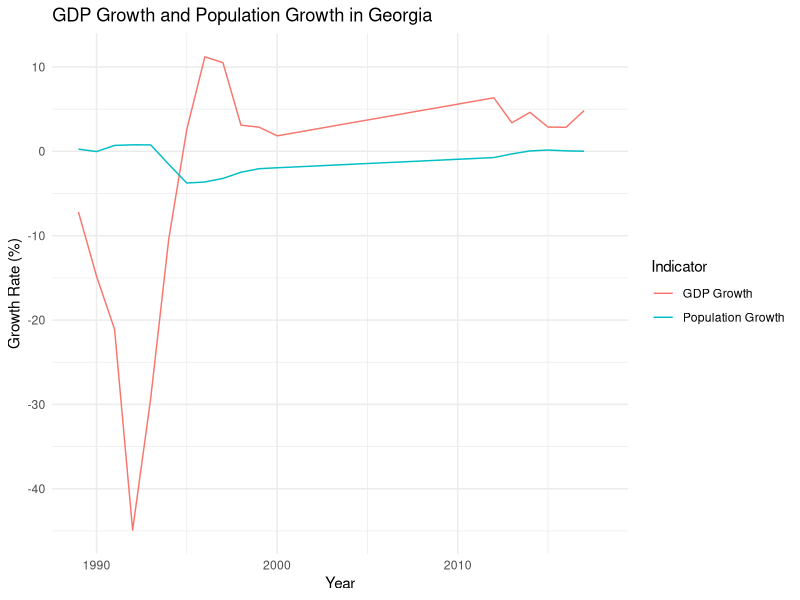
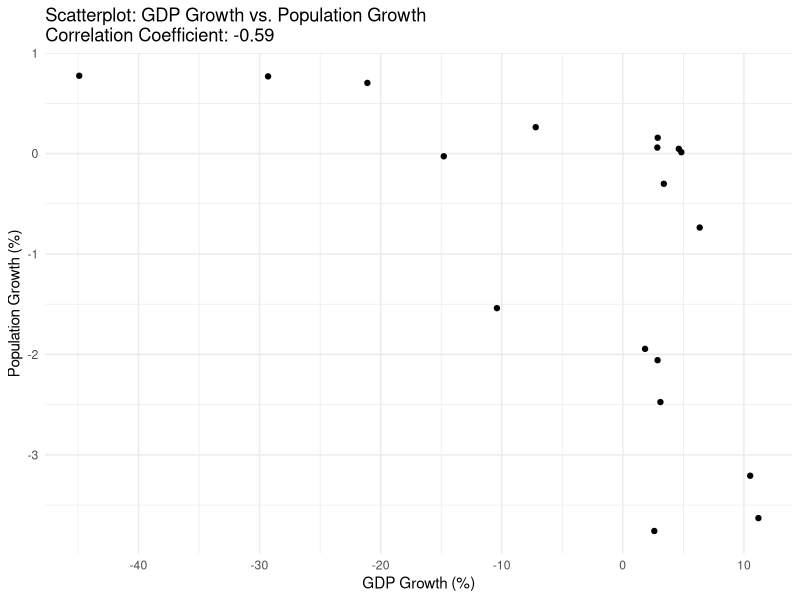
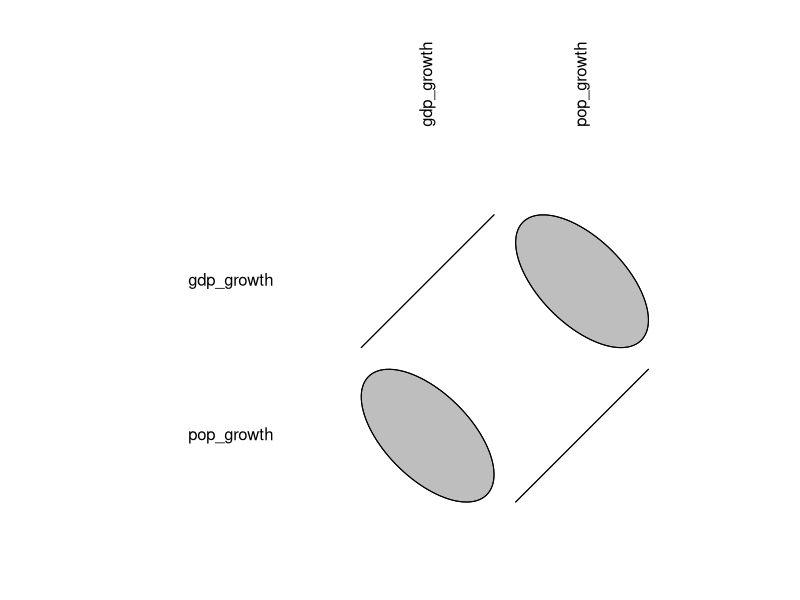
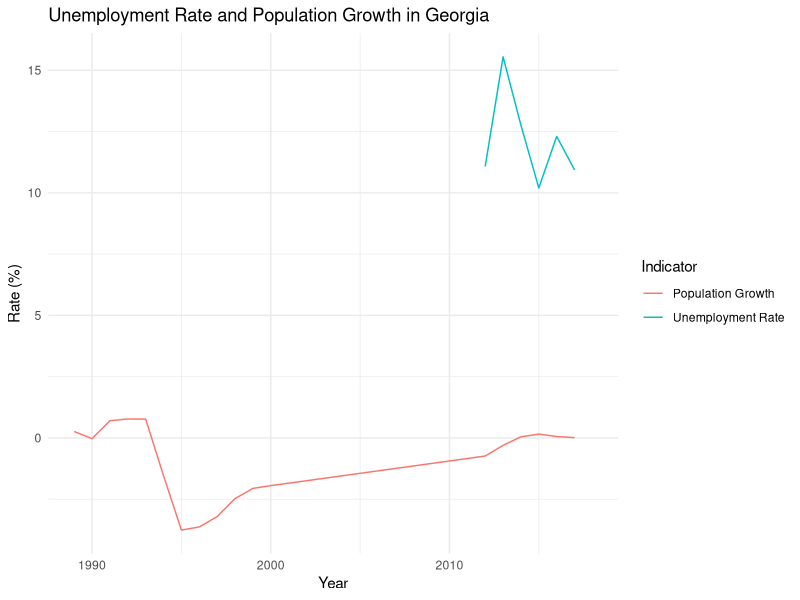
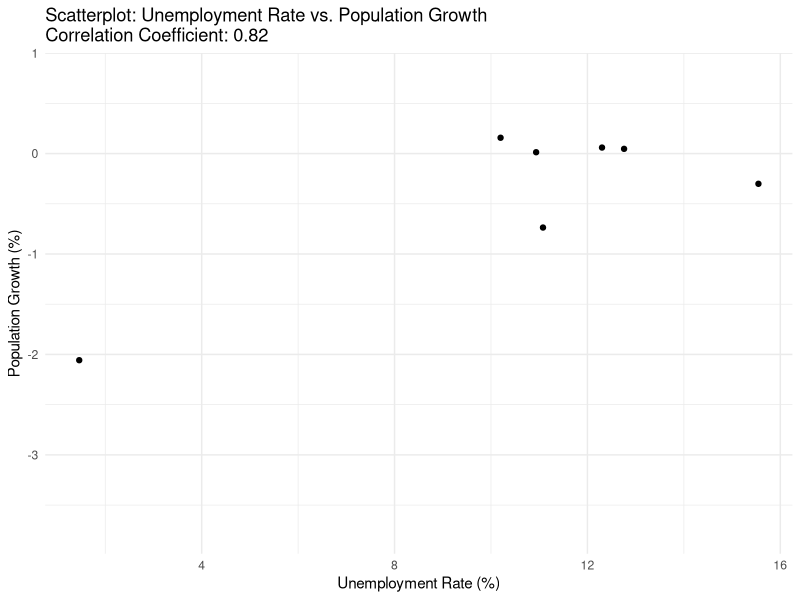
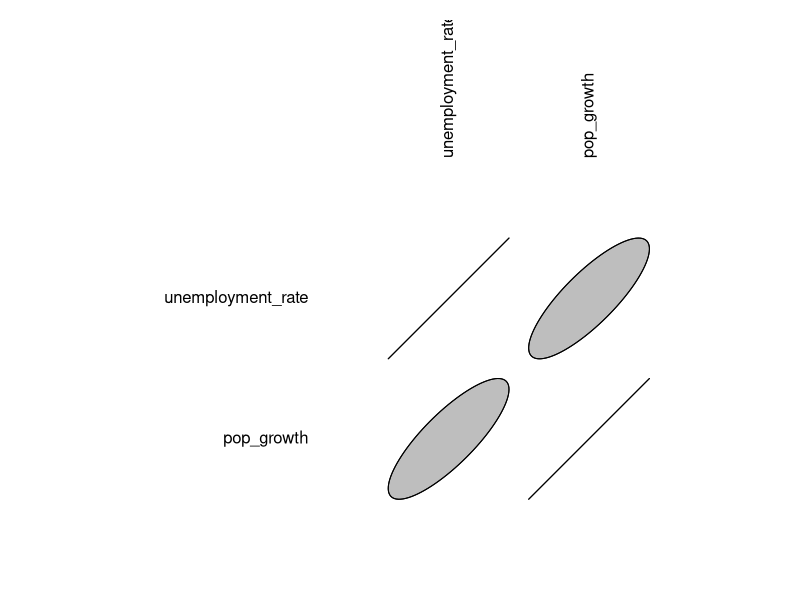
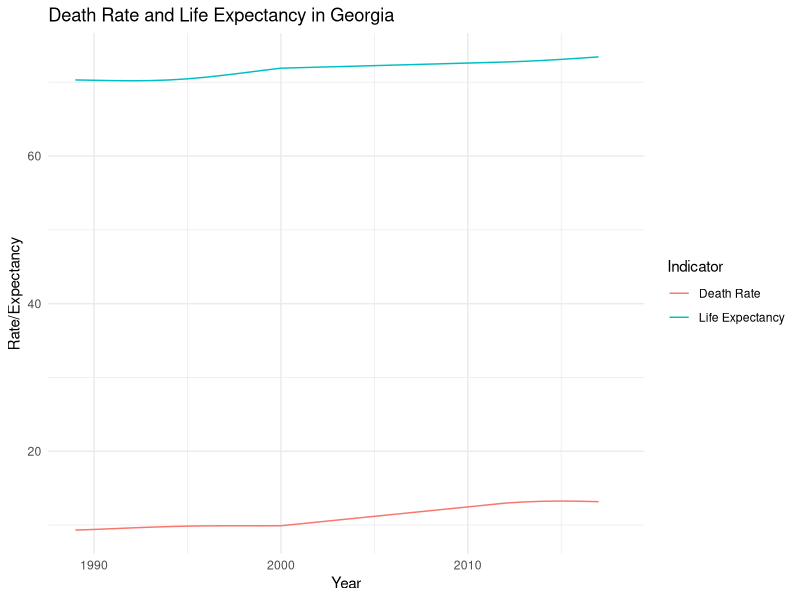
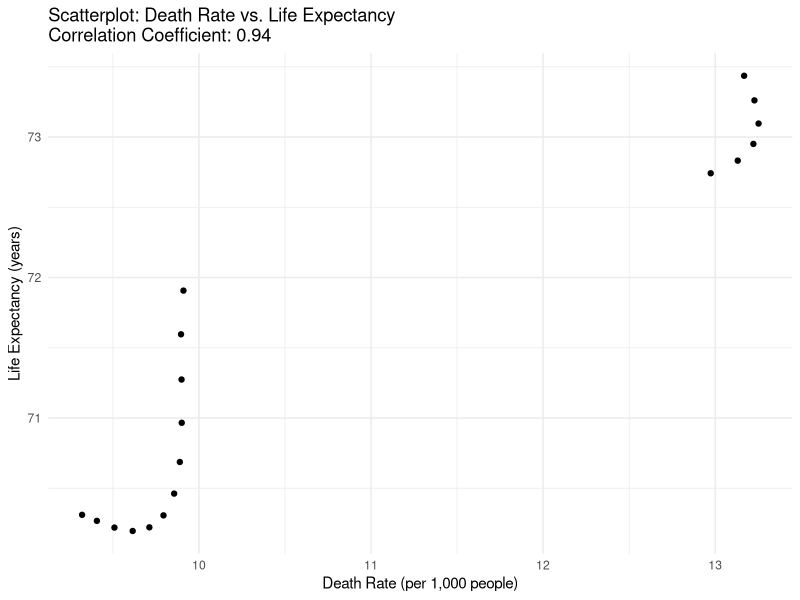

The R source for these figures, in order:
library(readr)
library(dplyr)
library(ggplot2)
library(tidyr)
library(stringr)
library(tidyverse)
library(ellipse)
library(corrplot)


# Read the dataset
data <- read.csv("BD_Labs/Lab8/wb_georgia.csv")

# Clean the data
data <- data %>%
	rename(
		year_1989 = `X1989..YR1989.`,
		year_1990 = `X1990..YR1990.`,
		year_1991 = `X1991..YR1991.`,
		year_1992 = `X1992..YR1992.`,
		year_1993 = `X1993..YR1993.`,
		year_1994 = `X1994..YR1994.`,
		year_1995 = `X1995..YR1995.`,
		year_1996 = `X1996..YR1996.`,
		year_1997 = `X1997..YR1997.`,
		year_1998 = `X1998..YR1998.`,
		year_1999 = `X1999..YR1999.`,
		year_2000 = `X2000..YR2000.`,
		year_2012 = `X2012..YR2012.`,
		year_2013 = `X2013..YR2013.`,
		year_2014 = `X2014..YR2014.`,
		year_2015 = `X2015..YR2015.`,
		year_2016 = `X2016..YR2016.`,
		year_2017 = `X2017..YR2017.`,
		year_2018 = `X2018..YR2018.`) %>%
	select(-Country.Code)

# Reshape the data
data_long <- data %>%
	pivot_longer(cols = starts_with("year"),
				 names_to = "year",
				 values_to = "value") %>%
	mutate(year = as.integer(str_remove(year, "year_")))

gdp_growth_data <- data_long %>%
	filter(Series.Name == "GDP growth (annual %)")

pop_growth_data <- data_long %>%
	filter(Series.Name == "Population growth (annual %)")

gdp_pop_growth <- inner_join(gdp_growth_data, pop_growth_data, by = c("Country.Name", "year")) %>%
	rename(gdp_growth = value.x,
		   pop_growth = value.y)

gdp_pop_growth$gdp_growth <- as.numeric(gdp_pop_growth$gdp_growth)
gdp_pop_growth$pop_growth <- as.numeric(gdp_pop_growth$pop_growth)

gdp_pop_growth <- gdp_pop_growth %>%
	arrange(gdp_growth)

# Plot GDP growth and population growth
ggplot(gdp_pop_growth, aes(x = year)) +
	geom_line(aes(y = gdp_growth, color = "GDP Growth", group = 1)) +
	geom_line(aes(y = pop_growth, color = "Population Growth", group = 1)) +
	labs(title = "GDP Growth and Population Growth in Georgia",
		 x = "Year",
		 y = "Growth Rate (%)",
		 color = "Indicator") +
	theme_minimal()

# Calculate the correlation coefficient
correlation_coefficient <- cor(gdp_pop_growth$gdp_growth, gdp_pop_growth$pop_growth, use = "complete.obs")

# Create a scatterplot of unemployment rate vs. population growth
ggplot(gdp_pop_growth, aes(x = gdp_growth, y = pop_growth)) +
    geom_point() +
    labs(title = paste("Scatterplot: GDP Growth vs. Population Growth\nCorrelation Coefficient:", round(correlation_coefficient, 2)),
         x = "GDP Growth (%)",
         y = "Population Growth (%)") +
    theme_minimal()

# Calculate the correlation matrix
correlation_matrix <- cor(gdp_pop_growth[, c("gdp_growth", "pop_growth")], use = "complete.obs")

# Plot the correlation matrix using plotcorr()
plotcorr(correlation_matrix, mar = c(1, 1, 1, 1))

unemployment_data <- data_long %>%
	filter(Series.Name == "Unemployment with basic education (% of total labor force with basic education)")

pop_growth_data <- data_long %>%
	filter(Series.Name == "Population growth (annual %)")

# Join unemployment data with population growth data
unemployment_pop_growth <- inner_join(unemployment_data, pop_growth_data, by = c("Country.Name", "year")) %>%
	rename(unemployment_rate = value.x,
		   pop_growth = value.y)

unemployment_pop_growth$unemployment_rate <- as.numeric(unemployment_pop_growth$unemployment_rate)
unemployment_pop_growth$pop_growth <- as.numeric(unemployment_pop_growth$pop_growth)

unemployment_pop_growth <- unemployment_pop_growth %>%
	arrange(unemployment_rate)

# Plot unemployment rate and population growth
ggplot(unemployment_pop_growth, aes(x = year)) +
	geom_line(aes(y = unemployment_rate, color = "Unemployment Rate", group = 1)) +
	geom_line(aes(y = pop_growth, color = "Population Growth", group = 1)) +
	labs(title = "Unemployment Rate and Population Growth in Georgia",
		 x = "Year",
		 y = "Rate (%)",
		 color = "Indicator") +
	theme_minimal()

# Calculate the correlation coefficient
correlation_coefficient <- cor(unemployment_pop_growth$unemployment_rate, unemployment_pop_growth$pop_growth, use = "complete.obs")

# Create a scatterplot of unemployment rate vs. population growth
ggplot(unemployment_pop_growth, aes(x = unemployment_rate, y = pop_growth)) +
    geom_point() +
    labs(title = paste("Scatterplot: Unemployment Rate vs. Population Growth\nCorrelation Coefficient:", round(correlation_coefficient, 2)),
         x = "Unemployment Rate (%)",
         y = "Population Growth (%)") +
    theme_minimal()

# Calculate the correlation matrix
correlation_matrix <- cor(unemployment_pop_growth[, c("unemployment_rate", "pop_growth")], use = "complete.obs")

# Plot the correlation matrix using plotcorr()
plotcorr(correlation_matrix, mar = c(1, 1, 1, 1))


################
death_rate_data <- data_long %>%
	filter(Series.Name == "Death rate, crude (per 1,000 people)")

life_expectancy_data <- data_long %>%
	filter(Series.Name == "Life expectancy at birth, total (years)")

health_exp_data <- data_long %>%
	filter(Series.Name == "Domestic general government health expenditure per capita (current US$)")

# Join death rate data with life expectancy data
death_rate_life_expectancy <- inner_join(death_rate_data, life_expectancy_data, by = c("Country.Name", "year")) %>%
  rename(death_rate = value.x,
         life_expectancy = value.y)

death_rate_life_expectancy$death_rate <- as.numeric(death_rate_life_expectancy$death_rate)
death_rate_life_expectancy$life_expectancy <- as.numeric(death_rate_life_expectancy$life_expectancy)

death_rate_life_expectancy <- death_rate_life_expectancy %>%
  arrange(death_rate)

# Plot death rate and life expectancy
ggplot(death_rate_life_expectancy, aes(x = year)) +
  geom_line(aes(y = death_rate, color = "Death Rate", group = 1)) +
  geom_line(aes(y = life_expectancy, color = "Life Expectancy", group = 1)) +
  labs(title = "Death Rate and Life Expectancy in Georgia",
       x = "Year",
       y = "Rate/Expectancy",
       color = "Indicator") +
  theme_minimal()

# Calculate the correlation coefficient
correlation_coefficient <- cor(death_rate_life_expectancy$death_rate, death_rate_life_expectancy$life_expectancy, use = "complete.obs")

# Create a scatterplot of death rate vs. life expectancy
ggplot(death_rate_life_expectancy, aes(x = death_rate, y = life_expectancy)) +
  geom_point() +
  labs(title = paste("Scatterplot: Death Rate vs. Life Expectancy\nCorrelation Coefficient:", round(correlation_coefficient, 2)),
       x = "Death Rate (per 1,000 people)",
       y = "Life Expectancy (years)") +
  theme_minimal()

# Calculate the correlation matrix
correlation_matrix <- cor(death_rate_life_expectancy[, c("death_rate", "life_expectancy")], use = "complete.obs")

# Plot the correlation matrix using plotcorr()
plotcorr(correlation_matrix, mar = c(1, 1, 1, 1))

# Join health expenditure data with life expectancy data
health_exp_life_expectancy <- inner_join(health_exp_data, life_expectancy_data, by = c("Country.Name", "year")) %>%
  rename(health_expenditure = value.x,
         life_expectancy = value.y)

health_exp_life_expectancy$health_expenditure <- as.numeric(health_exp_life_expectancy$health_expenditure)
health_exp_life_expectancy$life_expectancy <- as.numeric(health_exp_life_expectancy$life_expectancy)

health_exp_life_expectancy <- health_exp_life_expectancy %>%
  arrange(health_expenditure)

# Plot health expenditure and life expectancy
ggplot(health_exp_life_expectancy, aes(x = year)) +
  geom_line(aes(y = health_expenditure, color = "Health Expenditure", group = 1)) +
  geom_line(aes(y = life_expectancy, color = "Life Expectancy", group = 1)) +
  labs(title = "Health Expenditure and Life Expectancy in Georgia",
       x = "Year",
       y = "Expenditure/Expectancy",
       color = "Indicator") +
  theme_minimal()

# Calculate the correlation coefficient
correlation_coefficient <- cor(health_exp_life_expectancy$health_expenditure, health_exp_life_expectancy$life_expectancy, use = "complete.obs")

# Create a scatterplot of health expenditure vs. life expectancy
ggplot(health_exp_life_expectancy, aes(x = health_expenditure, y = life_expectancy)) +
  geom_point() +
  labs(title = paste("Scatterplot: Health Expenditure vs. Life Expectancy\nCorrelation Coefficient:", round(correlation_coefficient, 2)),
       x = "Health Expenditure (USD)",
       y = "Life Expectancy (years)") +
  theme_minimal()

# Calculate the correlation matrix
correlation_matrix <- cor(health_exp_life_expectancy[, c("health_expenditure", "life_expectancy")], use = "complete.obs")

# Plot the correlation matrix using plotcorr()
plotcorr(correlation_matrix, mar = c(1, 1, 1, 1))

###############
uni_edu <- data_long %>%
	filter(Series.Name == "Educational attainment, at least Bachelor's or equivalent, population 25+, total (%) (cumulative)")

export <- data_long %>%
	filter(Series.Name == "Exports of goods and services (annual % growth)")

tech_ind <- data_long %>%
	filter(Series.Name == "Medium and high-tech Industry (including construction) (% manufacturing value added)")

# Join educational attainment data with exports data
edu_exports <- inner_join(uni_edu, export, by = c("Country.Name", "year")) %>%
  rename(educational_attainment = value.x,
         exports_growth = value.y)

edu_exports$educational_attainment <- as.numeric(edu_exports$educational_attainment)
edu_exports$exports_growth <- as.numeric(edu_exports$exports_growth)

edu_exports <- edu_exports %>%
  arrange(educational_attainment)

# Plot educational attainment and exports growth
ggplot(edu_exports, aes(x = year)) +
  geom_line(aes(y = educational_attainment, color = "Educational Attainment", group = 1)) +
  geom_line(aes(y = exports_growth, color = "Exports Growth", group = 1)) +
  labs(title = "Educational Attainment and Exports Growth in Georgia",
       x = "Year",
       y = "Percentage",
       color = "Indicator") +
  theme_minimal()

# Calculate the correlation coefficient
correlation_coefficient <- cor(edu_exports$educational_attainment, edu_exports$exports_growth, use = "pairwise.complete.obs")

# Create a scatterplot of educational attainment vs. exports growth
ggplot(edu_exports, aes(x = educational_attainment, y = exports_growth)) +
  geom_point() +
  labs(title = paste("Scatterplot: Educational Attainment vs. Exports Growth\nCorrelation Coefficient:", round(correlation_coefficient, 2)),
       x = "Educational Attainment (%)",
       y = "Exports Growth (%)") +
  theme_minimal()

# Calculate the correlation matrix
correlation_matrix <- cor(edu_exports[, c("educational_attainment", "exports_growth")], use = "pairwise.complete.obs")

# Plot the correlation matrix using plotcorr()
plotcorr(correlation_matrix, mar = c(1, 1, 1, 1))

# Join educational attainment data with tech industry data
edu_tech_ind <- inner_join(uni_edu, tech_ind, by = c("Country.Name", "year")) %>%
  rename(education_attainment = value.x,
         tech_industry = value.y)

edu_tech_ind$education_attainment <- as.numeric(edu_tech_ind$education_attainment)
edu_tech_ind$tech_industry <- as.numeric(edu_tech_ind$tech_industry)

edu_tech_ind <- edu_tech_ind %>%
  arrange(education_attainment)

# Plot educational attainment and tech industry
ggplot(edu_tech_ind, aes(x = year)) +
  geom_line(aes(y = education_attainment, color = "Educational Attainment", group = 1)) +
  geom_line(aes(y = tech_industry, color = "Tech Industry", group = 1)) +
  labs(title = "Educational Attainment and Tech Industry in Georgia",
       x = "Year",
       y = "Percentage",
       color = "Indicator") +
  theme_minimal()

# Calculate the correlation coefficient
correlation_coefficient <- cor(edu_tech_ind$education_attainment, edu_tech_ind$tech_industry, use = "pairwise.complete.obs")

# Create a scatterplot of educational attainment vs. tech industry
ggplot(edu_tech_ind, aes(x = education_attainment, y = tech_industry)) +
  geom_point() +
  labs(title = paste("Scatterplot: Educational Attainment vs. Tech Industry\nCorrelation Coefficient:", round(correlation_coefficient, 2)),
       x = "Educational Attainment (%)",
       y = "Tech Industry (%)") +
  theme_minimal()

# Calculate the correlation matrix
correlation_matrix <- cor(edu_tech_ind[, c("education_attainment", "tech_industry")], use = "pairwise.complete.obs")

# Plot the correlation matrix using plotcorr()
plotcorr(correlation_matrix, mar = c(1, 1, 1, 1))


###########
uni_edu_women <- data_long %>%
	filter(Series.Name == "Educational attainment, at least Bachelor's or equivalent, population 25+, female (%) (cumulative)")

edu_exp <- data_long %>%
	filter(Series.Name == "Government expenditure on education, total (% of GDP)")


# Join educational attainment data with education expenditure data
uni_edu_women_edu_exp <- inner_join(uni_edu_women, edu_exp, by = c("Country.Name", "year")) %>%
  rename(uni_edu_women = value.x,
         edu_expenditure = value.y)

uni_edu_women_edu_exp$uni_edu_women <- as.numeric(uni_edu_women_edu_exp$uni_edu_women)
uni_edu_women_edu_exp$edu_expenditure <- as.numeric(uni_edu_women_edu_exp$edu_expenditure)

uni_edu_women_edu_exp <- uni_edu_women_edu_exp %>%
  arrange(uni_edu_women)

# Plot educational attainment for women and education expenditure
ggplot(uni_edu_women_edu_exp, aes(x = year)) +
  geom_line(aes(y = uni_edu_women, color = "Educational Attainment for Women", group = 1)) +
  geom_line(aes(y = edu_expenditure, color = "Education Expenditure (% of GDP)", group = 1)) +
  labs(title = "Educational Attainment for Women and Education Expenditure in Georgia",
       x = "Year",
       y = "Percentage",
       color = "Indicator") +
  theme_minimal()

# Calculate the correlation coefficient
correlation_coefficient <- cor(uni_edu_women_edu_exp$uni_edu_women, uni_edu_women_edu_exp$edu_expenditure, use = "pairwise.complete.obs")

# Create a scatterplot of educational attainment for women vs. education expenditure
ggplot(uni_edu_women_edu_exp, aes(x = uni_edu_women, y = edu_expenditure)) +
  geom_point() +
  labs(title = paste("Scatterplot: Educational Attainment for Women vs. Education Expenditure\nCorrelation Coefficient:", round(correlation_coefficient, 2)),
       x = "Educational Attainment for Women (%)",
       y = "Education Expenditure (% of GDP)") +
  theme_minimal()

# Calculate the correlation matrix
correlation_matrix <- cor(uni_edu_women_edu_exp[, c("uni_edu_women", "edu_expenditure")], use = "pairwise.complete.obs")

# Plot the correlation matrix using plotcorr()
plotcorr(correlation_matrix, mar = c(1, 1, 1, 1))


###########
uni_edu <- data_long %>%
	filter(Series.Name == "Educational attainment, at least Bachelor's or equivalent, population 25+, total (%) (cumulative)")

articles <- data_long %>%
	filter(Series.Name == "Scientific and technical journal articles")

# Join university education data with articles data
uni_edu_articles <- inner_join(uni_edu, articles, by = c("Country.Name", "year")) %>%
  rename(education_attainment = value.x,
         journal_articles = value.y)

uni_edu_articles$education_attainment <- as.numeric(uni_edu_articles$education_attainment)
uni_edu_articles$journal_articles <- as.numeric(uni_edu_articles$journal_articles)

uni_edu_articles <- uni_edu_articles %>%
  arrange(education_attainment)

# Plot educational attainment and journal articles
ggplot(uni_edu_articles, aes(x = year)) +
  geom_line(aes(y = education_attainment, color = "Education Attainment", group = 1)) +
  geom_line(aes(y = journal_articles, color = "Journal Articles", group = 1)) +
  labs(title = "Educational Attainment and Journal Articles in Georgia",
       x = "Year",
       y = "Percentage/Count",
       color = "Indicator") +
  theme_minimal()

# Calculate the correlation coefficient
correlation_coefficient <- cor(uni_edu_articles$education_attainment, uni_edu_articles$journal_articles, use = "pairwise.complete.obs")

# Create a scatterplot of educational attainment vs. journal articles
ggplot(uni_edu_articles, aes(x = education_attainment, y = journal_articles)) +
  geom_point() +
  labs(title = paste("Scatterplot: Educational Attainment vs. Journal Articles\nCorrelation Coefficient:", round(correlation_coefficient, 2)),
       x = "Educational Attainment (%)",
       y = "Journal Articles (Count)") +
  theme_minimal()

# Calculate the correlation matrix
correlation_matrix <- cor(uni_edu_articles[, c("education_attainment", "journal_articles")], use = "pairwise.complete.obs")

# Plot the correlation matrix using plotcorr()
plotcorr(correlation_matrix, mar = c(1, 1, 1, 1))


# Fit the linear regression model
gdp_growth_model <- lm(gdp_growth ~ year, data = gdp_pop_growth)

# Predict GDP growth for the next five years
future_years <- data.frame(year = (2024:2030))
gdp_growth_forecast <- predict(gdp_growth_model, future_years)

# Display the forecast
data.frame(year = future_years$year, gdp_growth_forecast = gdp_growth_forecast)
